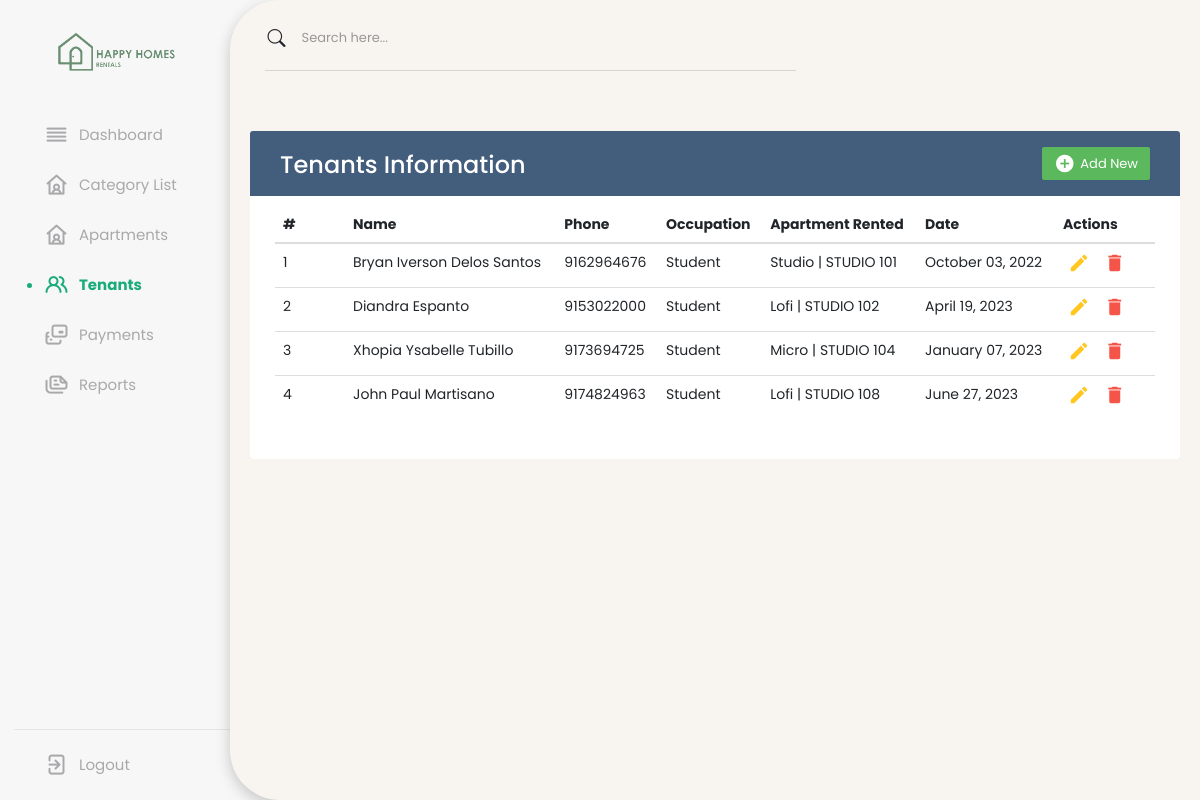
/tenants.php, run on the app's committed database.
### tables this page shows
CREATE TABLE `tenants` (
  `id` int(11) NOT NULL,
  `firstname` varchar(100) NOT NULL,
  `lastname` varchar(100) NOT NULL,
  `contact` double NOT NULL,
  `occupation` varchar(100) NOT NULL,
  `apartment_id` int(30) NOT NULL,
  `status` tinyint(1) NOT NULL DEFAULT 0,
  `dt` date NOT NULL
);

CREATE TABLE `apartment_categories` (
  `id` int(30) NOT NULL,
  `name` text NOT NULL,
  `amount` float NOT NULL
);

CREATE TABLE `apartments` (
  `id` int(30) NOT NULL,
  `category_id` int(30) NOT NULL,
  `apart` varchar(30) NOT NULL,
  `status` tinyint(1) NOT NULL DEFAULT 0 COMMENT '0 = Available, 1 = Unavailable, 2 = Maintenance'
);

### Stored_Data/Get_List/get_tenant_list.php (the view)
<?php
    require_once "db_conn.php";
    $tenantData = [];
    $query = "SELECT tenants.id, tenants.firstname, tenants.lastname, tenants.contact, tenants.occupation, tenants.dt, apartment_categories.name AS room_rented, apartments.apart
              FROM tenants
              INNER JOIN apartments ON tenants.apartment_id = apartments.id
              INNER JOIN apartment_categories ON apartments.category_id = apartment_categories.id
              ORDER BY tenants.id ASC";
    $tenantResult = $conn->query($query);
    while ($row = $tenantResult->fetch_assoc()) {
        $tenantData[] = $row;
    }
    foreach ($tenantData as $i => $tenant) {
        $fullName = $tenant["firstname"] . " " . $tenant["lastname"];
        $formattedDate = date("F d, Y", strtotime($tenant["dt"]));
        echo "<tr>";
        echo "<td>" . ($i + 1) . "</td>";
        echo "<td>" . $fullName . "</td>";
        echo "<td>" . $tenant["contact"] . "</td>";
        echo "<td>" . $tenant["occupation"] . "</td>";
        echo "<td>" . $tenant["room_rented"] . " | " . $tenant["apart"] . "</td>";
        echo "<td>" . $formattedDate . "</td>";
        echo '<td>
                <a href="#editModal" class="edit" data-toggle="modal"><i class="material-icons" data-toggle="tooltip" title="Edit">&#xE254;</i></a>
                <a href="#" class="delete" data-id="' . $tenant["id"] . '"><i class="material-icons" data-toggle="tooltip" title="Delete">&#xE872;</i></a>
              </td>';
        echo "</tr>";
    }
?>

### css/style.css (style rules this page uses)
* { margin: 0; padding: 0; box-sizing: border-box; font-family: 'Poppins', sans-serif; }
:root { --primary-color: #0E4BF1; --panel-color: #FFF; --text-color: #000; --black-light-color: #707070; --border-color: #e6e5e5; --toggle-color: #DDD; --box1-color: #4DA3FF; --box2-color: #FFE6AC; --box3-color: #E7D1FC; --title-icon-color: #fff; --tran-05: all 0.5s ease; --tran-03: all 0.3s ease; --tran-03: all 0.2s ease; }
body { min-height: 100vh; background-color: #f7f7f7 !important; }

### css/modal.css (style rules this page uses)
body { color: #566787; background: #f5f5f5; font-family: 'Varela Round', sans-serif; font-size: 13px; }
table.table tr th, table.table tr td { border-color: #e9e9e9; padding: 12px 15px; vertical-align: middle; }
table.table td:last-child i { opacity: 0.9; font-size: 22px; margin: 0 5px; }
table.table td a { font-weight: bold; color: #566787; display: inline-block; text-decoration: none; outline: none !important; }
table.table td a.edit { color: #FFC107; }
table.table td a.delete { color: #F44336; }
table.table td i { font-size: 19px; }

### data on the page
tenants: fullName "Bryan Iverson Delos Santos", contact "9162964676", occupation "Student", apartment_categories.name "Studio", apartment.apart "STUDIO 101", dt "October 03, 2022"
tenants: fullName "Diandra Espanto", contact "9153022000", occupation "Student", apartment_categories.name "Lofi", apartment.apart "STUDIO 102", dt "April 19, 2023"
tenants: fullName "Xhopia Ysabelle Tubillo", contact "9173694725", occupation "Student", apartment_categories.name "Micro", apartment.apart "STUDIO 104", dt "January 07, 2023"
tenants: fullName "John Paul Martisano", contact "9174824963", occupation "Student", apartment_categories.name "Lofi", apartment.apart "STUDIO 108", dt "June 27, 2023"
